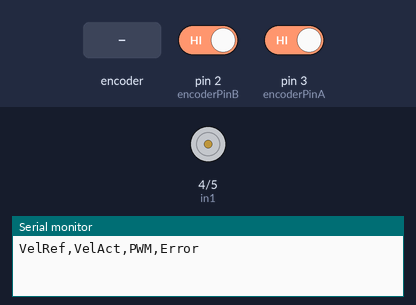
Simulated run of this sketch. Board: Arduino Uno, built with avr-gcc and run on an emulated ATmega328P. Shown: motor-driver pin pairs drawn as motors (green arrow = first pin HIGH = forward, orange = second pin HIGH = backward, longer = more drive, scaled by the enable pin), the last lines printed to the serial monitor. Inputs (shaded band) come from the test bench; at power-on: pin 2 (encoderPinB) HIGH, pin 3 (encoderPinA) HIGH.

Above: at 0.05 s.
At 1.26 s:
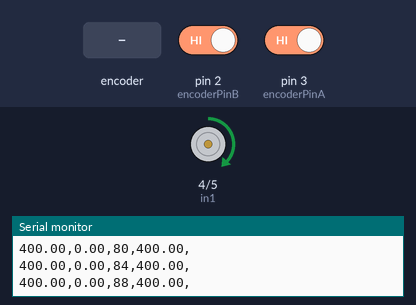
1.3 s: rotary encoder on pin 3 (encoderPinA) / pin 2 (encoderPinB) turned 1 step (first pin leading)
At 6.2 s:
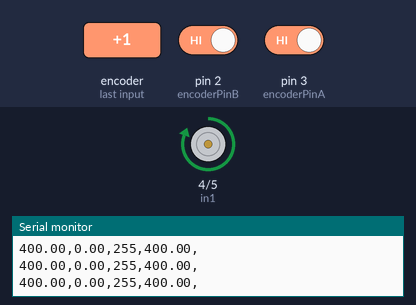
Timing chart, 0 to 7.7 s (numbered marks = the images above; inputs shaded):
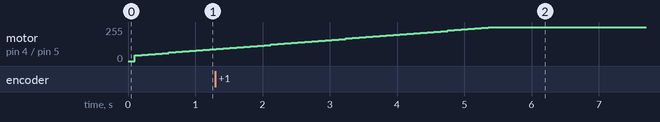

The sketch:

PIDquePidea.ino
```cpp
// Pines del driver L298N
const int in1 = 4;
const int in2 = 5;
const int enA = 6; // Pin PWM

// Pines del encoder
const int encoderPinA = 3;
const int encoderPinB = 2;

// Variables del encoder
long encoderPos = 0;
long lastEncoderPos = 0;
unsigned long lastTime = 0;
bool lastStateA;

// PID variables
float velocidad = 0; // Velocidad medida en pulsos/segundo
float velocidadReferencia = 400; // Velocidad deseada (fija en pulsos/segundo)

float error = 0, lastError = 0;
float integral = 0;
float derivative = 0;
float controlSignal = 0;

// Parámetros PID
float KP = 0.1;  // Ganancia proporcional
float KI = 0.1;  // Ganancia integral
float KD = 0.0001; // Ganancia derivativa

// Limites de PWM
int pwmValue = 0;
int pwmMin = 0;
int pwmMax = 255;

void setup() {
  // Configura los pines del driver L298N
  pinMode(in1, OUTPUT);
  pinMode(in2, OUTPUT);
  pinMode(enA, OUTPUT);

  // Configura los pines del encoder como entradas
  pinMode(encoderPinA, INPUT);
  pinMode(encoderPinB, INPUT);

  // Inicializa la variable de estado previo del encoder
  lastStateA = digitalRead(encoderPinA);

  // Inicializa comunicación serial
  Serial.begin(9600);
  Serial.println("VelRef,VelAct,PWM,Error");
}

void loop() {
  // Lee el estado actual del pin A del encoder
  bool currentStateA = digitalRead(encoderPinA);

  // Si hay un cambio de estado en el pin A del encoder
  if (currentStateA != lastStateA) {
    // Verifica el estado del pin B para determinar la dirección
    if (digitalRead(encoderPinB) != currentStateA) {
      encoderPos++;  // Rotación hacia adelante
    } else {
      encoderPos--;  // Rotación hacia atrás
    }

    // Actualiza el estado anterior del pin A
    lastStateA = currentStateA;
  }

  // Calcular la velocidad cada 100 ms
  unsigned long currentTime = millis();
  unsigned long timeDiff = currentTime - lastTime;

  if (timeDiff > 100) {
    // Calcula la diferencia de pulsos
    long encoderDiff = encoderPos - lastEncoderPos;

    // Calcula la velocidad (pulsos por segundo)
    velocidad = (float)encoderDiff / timeDiff * 1000.0; // velocidad en pulsos/segundo

    // Control PID
    error = velocidadReferencia - velocidad; // Error entre referencia y medida

    integral += error * timeDiff / 1000.0; // Integración del error
    derivative = (error - lastError) / (timeDiff / 1000.0); // Derivada del error

    // Señal de control
    controlSignal = KP * error + KI * integral + KD * derivative;

    // Actualiza el último error
    lastError = error;
    lastEncoderPos = encoderPos;
    lastTime = currentTime;

    // Limita la señal de control para estar entre los valores permitidos de PWM
    pwmValue = constrain(controlSignal, pwmMin, pwmMax);

    // Aplica la señal de control al motor
    if (pwmValue > 0) {
      digitalWrite(in1, HIGH);  // Avance
      digitalWrite(in2, LOW);
    } else {
      digitalWrite(in1, LOW);   // Retroceso
      digitalWrite(in2, HIGH);
    }

    analogWrite(enA, abs(pwmValue));

    // Imprime la velocidad y otros datos para monitoreo

    Serial.print(velocidadReferencia);
    Serial.print(",");
    Serial.print(velocidad);
    Serial.print(",");
    Serial.print(pwmValue);
    Serial.print(",");
    Serial.print(error);
    Serial.println(",");
  }
}
```
